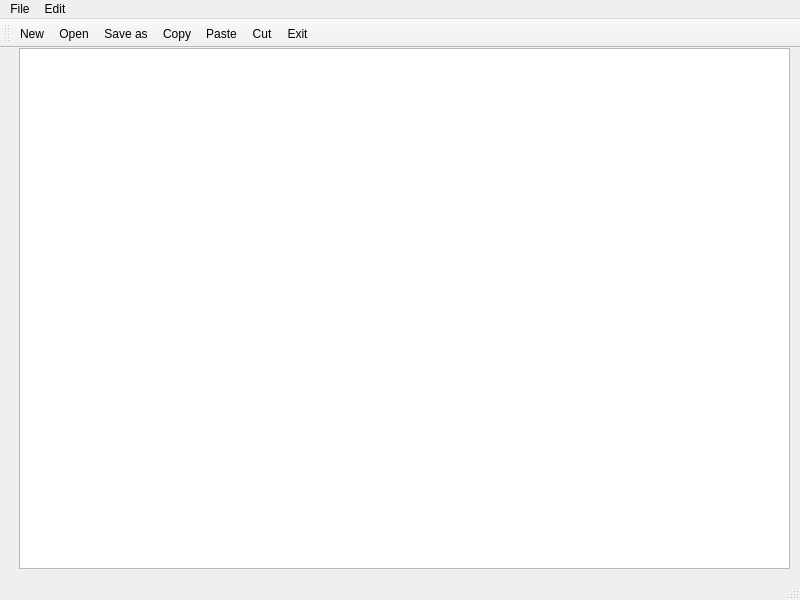
<?xml version="1.0" encoding="UTF-8"?>
<ui version="4.0">
 <class>Notepad</class>
 <widget class="QMainWindow" name="Notepad">
  <property name="geometry">
   <rect>
    <x>0</x>
    <y>0</y>
    <width>800</width>
    <height>600</height>
   </rect>
  </property>
  <property name="windowTitle">
   <string>MainWindow</string>
  </property>
  <widget class="QWidget" name="centralwidget">
   <widget class="QWidget" name="verticalLayoutWidget">
    <property name="geometry">
     <rect>
      <x>19</x>
      <y>0</y>
      <width>771</width>
      <height>521</height>
     </rect>
    </property>
    <layout class="QVBoxLayout" name="verticalLayout_2">
     <item>
      <widget class="QTextEdit" name="textEdit"/>
     </item>
    </layout>
   </widget>
  </widget>
  <widget class="QStatusBar" name="statusbar"/>
  <widget class="QMenuBar" name="menubar">
   <property name="geometry">
    <rect>
     <x>0</x>
     <y>0</y>
     <width>800</width>
     <height>38</height>
    </rect>
   </property>
   <widget class="QMenu" name="menuFile">
    <property name="title">
     <string>File</string>
    </property>
    <addaction name="actionNew_file"/>
    <addaction name="actionOpen_file"/>
    <addaction name="actionSave_file"/>
    <addaction name="actionPrint"/>
    <addaction name="actionExit"/>
   </widget>
   <widget class="QMenu" name="menuEdit">
    <property name="title">
     <string>Edit</string>
    </property>
    <addaction name="actionCopy"/>
    <addaction name="actionPaste"/>
    <addaction name="actionCut"/>
    <addaction name="actionUndo"/>
    <addaction name="actionRedo"/>
   </widget>
   <addaction name="menuFile"/>
   <addaction name="menuEdit"/>
  </widget>
  <widget class="QToolBar" name="toolBar">
   <property name="windowTitle">
    <string>toolBar</string>
   </property>
   <attribute name="toolBarArea">
    <enum>TopToolBarArea</enum>
   </attribute>
   <attribute name="toolBarBreak">
    <bool>false</bool>
   </attribute>
   <addaction name="actionNew_file"/>
   <addaction name="actionOpen_file"/>
   <addaction name="actionSave_file"/>
   <addaction name="actionCopy"/>
   <addaction name="actionPaste"/>
   <addaction name="actionCut"/>
   <addaction name="actionExit"/>
  </widget>
  <action name="actionNew_file">
   <property name="icon">
    <iconset resource="Resources.qrc">
     <normaloff>:/imgs/New.bmp</normaloff>:/imgs/New.bmp</iconset>
   </property>
   <property name="text">
    <string>New</string>
   </property>
  </action>
  <action name="actionOpen_file">
   <property name="icon">
    <iconset resource="Resources.qrc">
     <normaloff>:/imgs/Open.bmp</normaloff>:/imgs/Open.bmp</iconset>
   </property>
   <property name="text">
    <string>Open</string>
   </property>
  </action>
  <action name="actionSave_file">
   <property name="icon">
    <iconset resource="Resources.qrc">
     <normaloff>:/imgs/Save.bmp</normaloff>:/imgs/Save.bmp</iconset>
   </property>
   <property name="text">
    <string>Save as</string>
   </property>
  </action>
  <action name="actionPrint">
   <property name="text">
    <string>Print</string>
   </property>
  </action>
  <action name="actionExit">
   <property name="icon">
    <iconset resource="Resources.qrc">
     <normaloff>:/imgs/DeleteSticky.bmp</normaloff>:/imgs/DeleteSticky.bmp</iconset>
   </property>
   <property name="text">
    <string>Exit</string>
   </property>
  </action>
  <action name="actionCopy">
   <property name="icon">
    <iconset resource="Resources.qrc">
     <normaloff>:/imgs/Copy.bmp</normaloff>:/imgs/Copy.bmp</iconset>
   </property>
   <property name="text">
    <string>Copy</string>
   </property>
  </action>
  <action name="actionPaste">
   <property name="icon">
    <iconset resource="Resources.qrc">
     <normaloff>:/imgs/Paste.bmp</normaloff>:/imgs/Paste.bmp</iconset>
   </property>
   <property name="text">
    <string>Paste</string>
   </property>
  </action>
  <action name="actionCut">
   <property name="icon">
    <iconset resource="Resources.qrc">
     <normaloff>:/imgs/Cut.bmp</normaloff>:/imgs/Cut.bmp</iconset>
   </property>
   <property name="text">
    <string>Cut</string>
   </property>
  </action>
  <action name="actionUndo">
   <property name="text">
    <string>Undo</string>
   </property>
  </action>
  <action name="actionRedo">
   <property name="text">
    <string>Redo</string>
   </property>
  </action>
 </widget>
 <resources>
  <include location="Resources.qrc"/>
 </resources>
 <connections/>
</ui>
